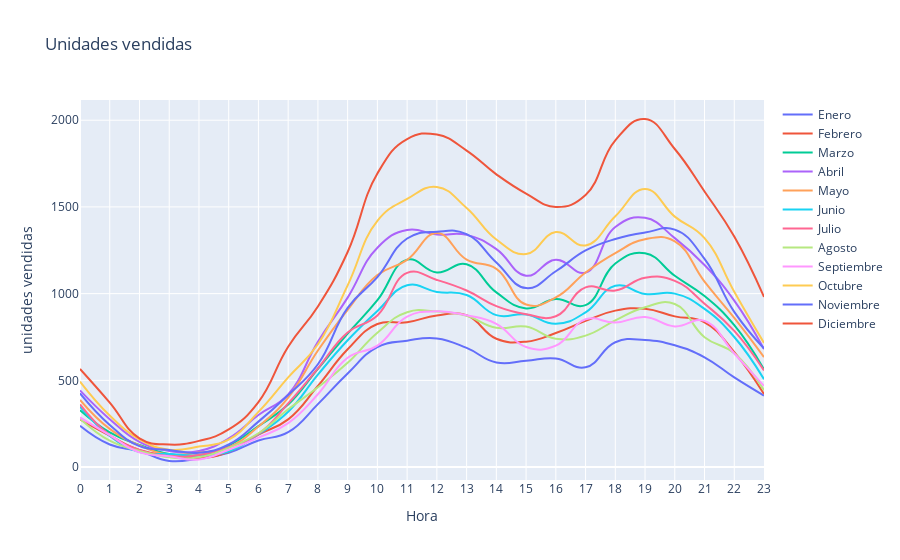

Source (notebook cell):
### Code cell
Horas = list(range(24)) # defino rango horario

fig = go.Figure()

for mes in meses:
  dataframe_mes = dataframes[mes]

  separ_datos(dataframe_mes) #llamo a la funcion para separa dia y hora
  grupos=dataframe_mes.groupby('Hora')['Cantidad Pedida'].sum() #agrupo por hora y sumo la cantidad pedida por hora

  hora_max_venta = grupos.idxmax()  # Obtiene la hora de mayor venta en el mes actual

# grafico, por cada iteracion del ciclo for (cada mes), me genera una linea en mi grafico identificada con distintos colores por cada mes
  fig.add_trace(go.Scatter(
    x = Horas,
    y = grupos,
    mode = 'lines',
    name = mes,
    line = dict(shape='spline', smoothing=1.3, width=2),
    text=f'Hora máxima de venta: {hora_max_venta}',  # Agrega el texto con la hora máxima de venta en el mes actual
    ))

fig.update_layout(
    title= "Unidades vendidas",
    xaxis=dict(title="Hora", tickvals= Horas),
    yaxis=dict(title="unidades vendidas", side="left"))
#imprime un solo grafico con cada uno de los meses del ciclo for anterior
fig.show()

### Figure 1 — Plotly figure (JSON) as saved in the notebook; plotly's stock layout.template omitted (floating-point values rounded to 4 significant figures)
{"data": [{"line": {"shape": "spline", "smoothing": 1.3, "width": 2}, "mode": "lines", "name": "Enero", "text": "Hora máxima de venta: 12", "type": "scatter", "x": [0, 1, 2, 3, 4, 5, 6, 7, 8, 9, 10, 11, 12, 13, 14, 15, 16, 17, 18, 19, 20, 21, 22, 23], "y": [238, 130, 92, 35, 50, 82, 153, 201, 363, 540, 692, 729, 742, 687, 603, 613, 626, 575, 720, 733, 702, 633, 517, 412]}, {"line": {"shape": "spline", "smoothing": 1.3, "width": 2}, "mode": "lines", "name": "Febrero", "text": "Hora máxima de venta: 19", "type": "scatter", "x": [0, 1, 2, 3, 4, 5, 6, 7, 8, 9, 10, 11, 12, 13, 14, 15, 16, 17, 18, 19, 20, 21, 22, 23], "y": [275, 181, 99, 66, 52, 88, 187, 275, 468, 679, 825, 835, 874, 875, 740, 723, 773, 843, 902, 913, 869, 835, 663, 421]}, {"line": {"shape": "spline", "smoothing": 1.3, "width": 2}, "mode": "lines", "name": "Marzo", "text": "Hora máxima de venta: 19", "type": "scatter", "x": [0, 1, 2, 3, 4, 5, 6, 7, 8, 9, 10, 11, 12, 13, 14, 15, 16, 17, 18, 19, 20, 21, 22, 23], "y": [328, 200, 127, 75, 68, 124, 236, 361, 567, 769, 962, 1196, 1122, 1169, 1007, 915, 969, 934, 1174, 1233, 1103, 986, 818, 563]}, {"line": {"shape": "spline", "smoothing": 1.3, "width": 2}, "mode": "lines", "name": "Abril", "text": "Hora máxima de venta: 19", "type": "scatter", "x": [0, 1, 2, 3, 4, 5, 6, 7, 8, 9, 10, 11, 12, 13, 14, 15, 16, 17, 18, 19, 20, 21, 22, 23], "y": [442, 276, 145, 93, 93, 165, 300, 419, 723, 977, 1265, 1367, 1341, 1339, 1257, 1103, 1196, 1121, 1384, 1437, 1320, 1165, 960, 680]}, {"line": {"shape": "spline", "smoothing": 1.3, "width": 2}, "mode": "lines", "name": "Mayo", "text": "Hora máxima de venta: 12", "type": "scatter", "x": [0, 1, 2, 3, 4, 5, 6, 7, 8, 9, 10, 11, 12, 13, 14, 15, 16, 17, 18, 19, 20, 21, 22, 23], "y": [387, 220, 125, 72, 84, 114, 234, 401, 672, 907, 1107, 1195, 1350, 1196, 1143, 937, 978, 1122, 1234, 1314, 1302, 1069, 860, 634]}, {"line": {"shape": "spline", "smoothing": 1.3, "width": 2}, "mode": "lines", "name": "Junio", "text": "Hora máxima de venta: 11", "type": "scatter", "x": [0, 1, 2, 3, 4, 5, 6, 7, 8, 9, 10, 11, 12, 13, 14, 15, 16, 17, 18, 19, 20, 21, 22, 23], "y": [348, 180, 86, 75, 68, 89, 189, 319, 533, 731, 900, 1048, 1010, 992, 876, 880, 826, 892, 1046, 998, 1000, 912, 750, 507]}, {"line": {"shape": "spline", "smoothing": 1.3, "width": 2}, "mode": "lines", "name": "Julio", "text": "Hora máxima de venta: 11", "type": "scatter", "x": [0, 1, 2, 3, 4, 5, 6, 7, 8, 9, 10, 11, 12, 13, 14, 15, 16, 17, 18, 19, 20, 21, 22, 23], "y": [361, 184, 99, 64, 69, 115, 191, 367, 569, 776, 874, 1120, 1079, 1018, 928, 881, 870, 1036, 1018, 1092, 1074, 942, 785, 557]}, {"line": {"shape": "spline", "smoothing": 1.3, "width": 2}, "mode": "lines", "name": "Agosto", "text": "Hora máxima de venta: 20", "type": "scatter", "x": [0, 1, 2, 3, 4, 5, 6, 7, 8, 9, 10, 11, 12, 13, 14, 15, 16, 17, 18, 19, 20, 21, 22, 23], "y": [279, 152, 93, 57, 57, 111, 195, 333, 460, 601, 775, 893, 897, 872, 803, 810, 740, 758, 846, 922, 940, 749, 656, 443]}, {"line": {"shape": "spline", "smoothing": 1.3, "width": 2}, "mode": "lines", "name": "Septiembre", "text": "Hora máxima de venta: 12", "type": "scatter", "x": [0, 1, 2, 3, 4, 5, 6, 7, 8, 9, 10, 11, 12, 13, 14, 15, 16, 17, 18, 19, 20, 21, 22, 23], "y": [286, 184, 85, 62, 44, 100, 170, 253, 420, 630, 700, 867, 898, 875, 826, 692, 700, 852, 833, 865, 811, 843, 655, 468]}, {"line": {"shape": "spline", "smoothing": 1.3, "width": 2}, "mode": "lines", "name": "Octubre", "text": "Hora máxima de venta: 12", "type": "scatter", "x": [0, 1, 2, 3, 4, 5, 6, 7, 8, 9, 10, 11, 12, 13, 14, 15, 16, 17, 18, 19, 20, 21, 22, 23], "y": [493, 297, 160, 100, 118, 158, 318, 517, 708, 1048, 1420, 1546, 1615, 1494, 1312, 1228, 1355, 1278, 1446, 1604, 1444, 1320, 1011, 715]}, {"line": {"shape": "spline", "smoothing": 1.3, "width": 2}, "mode": "lines", "name": "Noviembre", "text": "Hora máxima de venta: 20", "type": "scatter", "x": [0, 1, 2, 3, 4, 5, 6, 7, 8, 9, 10, 11, 12, 13, 14, 15, 16, 17, 18, 19, 20, 21, 22, 23], "y": [425, 243, 121, 99, 83, 130, 262, 416, 593, 918, 1095, 1318, 1357, 1343, 1179, 1032, 1129, 1249, 1315, 1352, 1369, 1201, 895, 684]}, {"line": {"shape": "spline", "smoothing": 1.3, "width": 2}, "mode": "lines", "name": "Diciembre", "text": "Hora máxima de venta: 19", "type": "scatter", "x": [0, 1, 2, 3, 4, 5, 6, 7, 8, 9, 10, 11, 12, 13, 14, 15, 16, 17, 18, 19, 20, 21, 22, 23], "y": [566, 372, 166, 130, 151, 217, 375, 694, 926, 1240, 1693, 1891, 1917, 1825, 1688, 1577, 1500, 1569, 1884, 2007, 1834, 1589, 1329, 981]}], "layout": {"title": {"text": "Unidades vendidas"}, "xaxis": {"tickvals": [0, 1, 2, 3, 4, 5, 6, 7, 8, 9, 10, 11, 12, 13, 14, 15, 16, 17, 18, 19, 20, 21, 22, 23], "title": {"text": "Hora"}}, "yaxis": {"side": "left", "title": {"text": "unidades vendidas"}}}}
